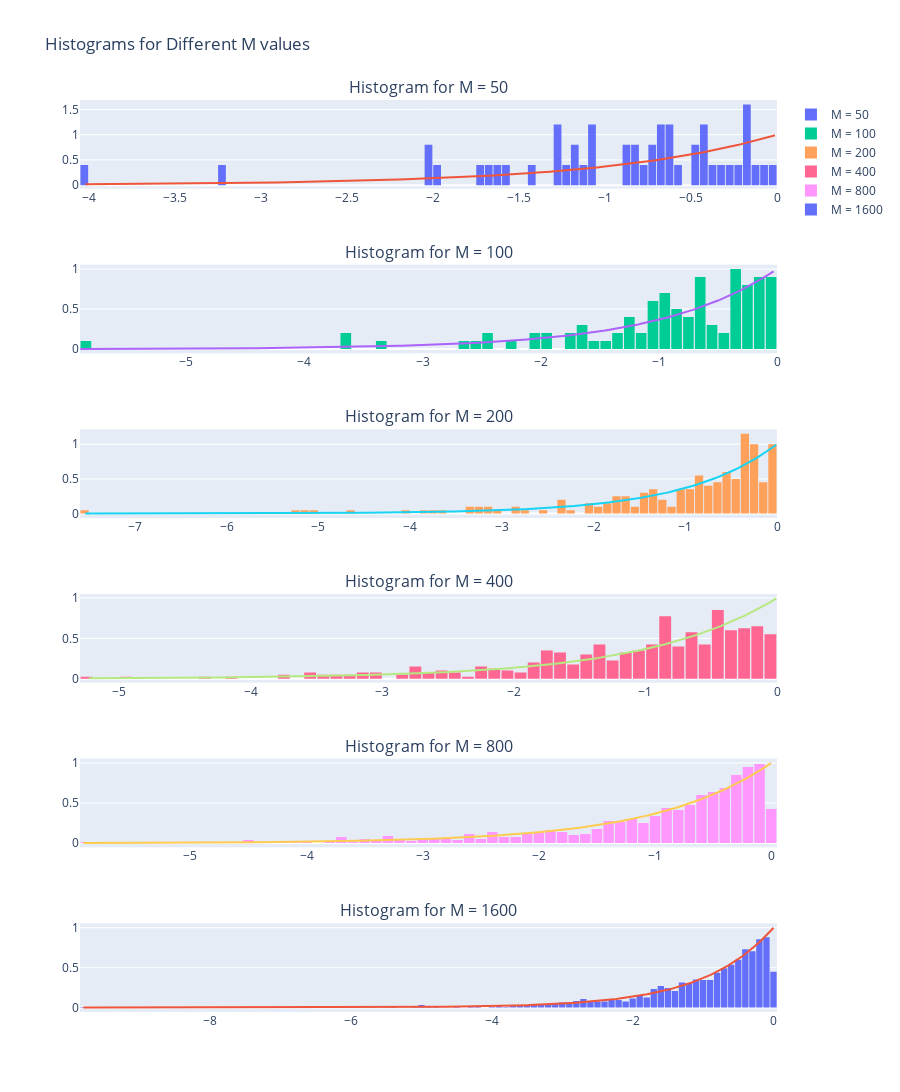

Write notebook code for a chart like this one.
### Markdown cell above
- **Vary M and n:** Let M and n vary so as to illustrate weak convergence of maxima as M → ∞. Explain the role of M and n in what you observe. Summarize the results in a figure including ≈ 6 such histograms with different values of M and a single (appropriate) value of n.

### Code cell
n_values = [10, 20, 40, 80, 160, 320]
M_values = [50, 100, 200, 400, 800, 1600]

# Setup for the summary figure
fig = make_subplots(rows=6, cols=1, subplot_titles=[f"Histogram for M = {M}" for M in M_values])

# Populate the summary figure
for idx, (M, n) in enumerate(zip(M_values, n_values)):
    blocks = generate_blocks(M, n)
    block_maxima = compute_maxima(blocks)
    normalized_maxima = normalize_maxima(block_maxima, n)
    x_vals = np.linspace(min(normalized_maxima), max(normalized_maxima), 400)
    y_vals = np.exp(x_vals)
    
    fig.add_trace(go.Histogram(x=normalized_maxima, name=f'M = {M}', nbinsx=100, histnorm='probability density'), row=idx+1, col=1)
    fig.add_trace(go.Scatter(x=x_vals, y=y_vals, mode='lines', name='Limit Distribution', showlegend=False), row=idx+1, col=1)

fig.update_layout(height=1800, title_text="Histograms for Different M values", bargap=0.1)
fig.show()

### Figure 1 — Plotly figure (JSON) as saved in the notebook; plotly's stock layout.template omitted (floating-point values rounded to 4 significant figures; data arrays with more than 128 entries replaced by an {"elided": "..."} marker saying what was removed)
{"data": [{"histnorm": "probability density", "name": "M = 50", "nbinsx": 100, "type": "histogram", "x": [-0.7269, -0.7116, -2.014, -0.4853, -0.8868, -0.1334, -1.093, -1.278, -1.202, -0.1594, -1.665, -1.139, -0.1502, -0.4207, -1.182, -0.4596, -0.06045, -0.3541, -0.6927, -1.053, -1.994, -0.6011, -0.608, -0.8258, -0.1762, -1.086, -3.204, -4.019, -2.028, -0.411, -0.5805, -1.44, -0.6683, -0.2098, -0.792, -0.1554, -0.8499, -0.6566, -0.3417, -1.28, -1.157, -1.558, -0.01211, -0.43, -1.648, -0.8962, -1.255, -1.719, -0.2742, -0.6454], "xaxis": "x", "yaxis": "y"}, {"mode": "lines", "name": "Limit Distribution", "showlegend": false, "type": "scatter", "x": {"elided": "400 float values"}, "xaxis": "x", "y": {"elided": "400 float values"}, "yaxis": "y"}, {"histnorm": "probability density", "name": "M = 100", "nbinsx": 100, "type": "histogram", "x": [-2.084, -1.396, -1.062, -0.1791, -0.09076, -0.3229, -1.266, -0.9296, -2.678, -1.67, -0.1185, -0.1766, -0.3765, -0.2915, -0.1047, -1.508, -2.508, -0.6073, -3.659, -0.7352, -0.6293, -0.09031, -0.8217, -0.6096, -0.2056, -2.261, -0.2219, -0.4247, -0.1572, -0.03248, -0.8217, -1.218, -5.898, -0.8823, -0.7551, -0.02861, -1.058, -0.6751, -1.979, -0.1743, -2.42, -0.3605, -0.2587, -0.9578, -0.2175, -0.3894, -1.238, -1.782, -0.09271, -0.3119, -0.1043, -1.121, -0.4595, -1.123, -1.32, -0.04992, -1.967, -0.0609, -2.495, -1.414, -0.3606, -0.1226, -1.054, -0.8993, -0.8056, -3.377, -0.03599, -0.9088, -0.2938, -2.066, -1.083, -0.9561, -0.3062, -0.1287, -1.759, -0.5006, -0.6067, -1.286, -1.031, -0.6583, -3.632, -0.7204, -0.9264, -0.5247, -0.2217, -0.7543, -0.07958, -0.9564, -0.305, -0.6338, -0.6192, -0.3965, -0.6921, -0.2521, -0.5545, -1.008, -0.9624, -1.63, -1.681, -0.378], "xaxis": "x2", "yaxis": "y2"}, {"mode": "lines", "name": "Limit Distribution", "showlegend": false, "type": "scatter", "x": {"elided": "400 float values"}, "xaxis": "x2", "y": {"elided": "400 float values"}, "yaxis": "y2"}, {"histnorm": "probability density", "name": "M = 200", "nbinsx": 100, "type": "histogram", "x": {"elided": "200 float values"}, "xaxis": "x3", "yaxis": "y3"}, {"mode": "lines", "name": "Limit Distribution", "showlegend": false, "type": "scatter", "x": {"elided": "400 float values"}, "xaxis": "x3", "y": {"elided": "400 float values"}, "yaxis": "y3"}, {"histnorm": "probability density", "name": "M = 400", "nbinsx": 100, "type": "histogram", "x": {"elided": "400 float values"}, "xaxis": "x4", "yaxis": "y4"}, {"mode": "lines", "name": "Limit Distribution", "showlegend": false, "type": "scatter", "x": {"elided": "400 float values"}, "xaxis": "x4", "y": {"elided": "400 float values"}, "yaxis": "y4"}, {"histnorm": "probability density", "name": "M = 800", "nbinsx": 100, "type": "histogram", "x": {"elided": "800 float values"}, "xaxis": "x5", "yaxis": "y5"}, {"mode": "lines", "name": "Limit Distribution", "showlegend": false, "type": "scatter", "x": {"elided": "400 float values"}, "xaxis": "x5", "y": {"elided": "400 float values"}, "yaxis": "y5"}, {"histnorm": "probability density", "name": "M = 1600", "nbinsx": 100, "type": "histogram", "x": {"elided": "1600 float values"}, "xaxis": "x6", "yaxis": "y6"}, {"mode": "lines", "name": "Limit Distribution", "showlegend": false, "type": "scatter", "x": {"elided": "400 float values"}, "xaxis": "x6", "y": {"elided": "400 float values"}, "yaxis": "y6"}], "layout": {"annotations": [{"font": {"size": 16}, "showarrow": false, "text": "Histogram for M = 50", "x": 0.5, "xanchor": "center", "xref": "paper", "y": 1.0, "yanchor": "bottom", "yref": "paper"}, {"font": {"size": 16}, "showarrow": false, "text": "Histogram for M = 100", "x": 0.5, "xanchor": "center", "xref": "paper", "y": 0.8194, "yanchor": "bottom", "yref": "paper"}, {"font": {"size": 16}, "showarrow": false, "text": "Histogram for M = 200", "x": 0.5, "xanchor": "center", "xref": "paper", "y": 0.6389, "yanchor": "bottom", "yref": "paper"}, {"font": {"size": 16}, "showarrow": false, "text": "Histogram for M = 400", "x": 0.5, "xanchor": "center", "xref": "paper", "y": 0.4583, "yanchor": "bottom", "yref": "paper"}, {"font": {"size": 16}, "showarrow": false, "text": "Histogram for M = 800", "x": 0.5, "xanchor": "center", "xref": "paper", "y": 0.2778, "yanchor": "bottom", "yref": "paper"}, {"font": {"size": 16}, "showarrow": false, "text": "Histogram for M = 1600", "x": 0.5, "xanchor": "center", "xref": "paper", "y": 0.09722, "yanchor": "bottom", "yref": "paper"}], "bargap": 0.1, "height": 1800, "title": {"text": "Histograms for Different M values"}, "xaxis": {"anchor": "y", "domain": [0, 1]}, "xaxis2": {"anchor": "y2", "domain": [0, 1]}, "xaxis3": {"anchor": "y3", "domain": [0, 1]}, "xaxis4": {"anchor": "y4", "domain": [0, 1]}, "xaxis5": {"anchor": "y5", "domain": [0, 1]}, "xaxis6": {"anchor": "y6", "domain": [0, 1]}, "yaxis": {"anchor": "x", "domain": [0.9028, 1.0]}, "yaxis2": {"anchor": "x2", "domain": [0.7222, 0.8194]}, "yaxis3": {"anchor": "x3", "domain": [0.5417, 0.6389]}, "yaxis4": {"anchor": "x4", "domain": [0.3611, 0.4583]}, "yaxis5": {"anchor": "x5", "domain": [0.1806, 0.2778]}, "yaxis6": {"anchor": "x6", "domain": [0, 0.09722]}}}
